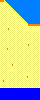

A 2D game scene composited from a Tiled map and its tileset images. What follows is a short description and the map's XML, with every tile layer's data as written:
An orthogonal 10x25 tile map with 4x4 px tiles, 1 tile layer (Capa de Patrones 1).

<map version="1.0" tiledversion="1.0.2" orientation="orthogonal" renderorder="right-down" width="10" height="25" tilewidth="4" tileheight="4" nextobjectid="1">
 <tileset firstgid="1" source="tilesetBeach.tsx" />
 <layer name="Capa de Patrones 1" width="10" height="25">
  <data encoding="csv">
2,6,10,10,10,10,10,10,10,10,
1,1,6,10,10,10,10,10,10,10,
1,1,1,6,10,10,10,10,10,10,
1,1,1,1,6,10,10,10,10,10,
1,1,1,1,1,6,10,10,10,10,
1,1,1,1,1,1,6,10,10,10,
1,1,1,1,1,1,1,2,2,2,
1,1,11,1,1,1,1,1,1,1,
1,1,1,1,1,1,1,1,1,1,
1,1,1,1,1,1,1,1,1,1,
1,1,1,1,1,1,1,1,1,1,
1,1,1,1,1,1,1,11,1,1,
1,12,1,1,1,1,1,1,1,1,
1,1,1,1,1,1,1,1,1,1,
1,1,1,1,1,1,1,1,1,1,
1,1,1,1,1,1,1,1,1,1,
1,1,1,11,1,1,1,1,1,1,
1,1,1,1,1,1,1,1,1,1,
1,1,1,1,1,1,1,1,1,1,
1,1,1,1,1,1,12,1,1,1,
12,1,1,1,1,1,1,1,1,1,
1,1,1,1,1,1,1,1,1,1,
5,5,5,5,5,5,5,5,5,5,
5,5,5,5,5,5,5,5,5,5,
5,5,5,5,5,5,5,5,5,5
</data>
 </layer>
</map>
